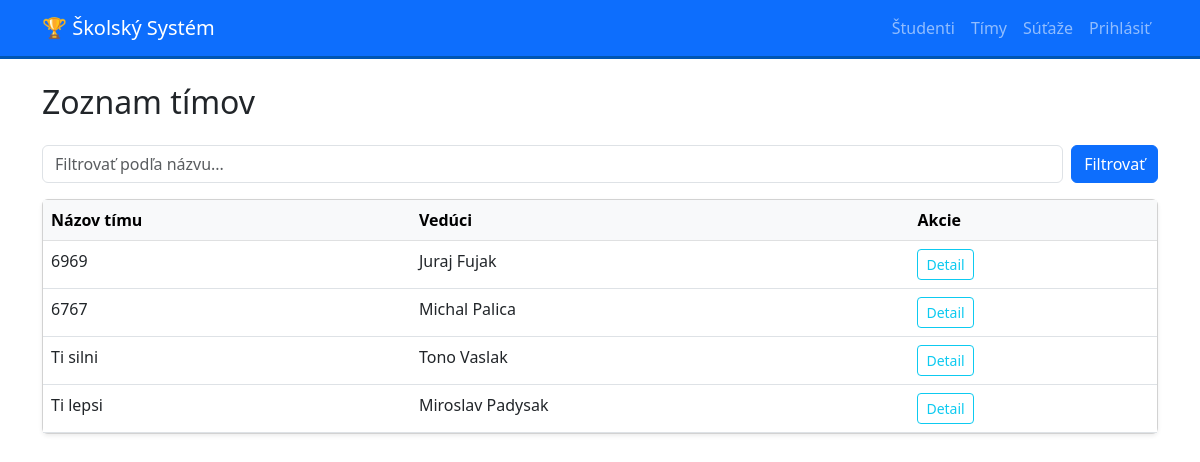
The page /timy/ on the database its author committed.
### core/models.py (models this page shows, shortened)
class Team(models.Model):
    nazov_timu = models.CharField(max_length=100)
    popis = models.TextField(blank=True)
    veduci_timu = models.ForeignKey(Teacher, on_delete=models.SET_NULL, null=True)
    datum_vytvorenia = models.DateField(auto_now_add=True)

class Teacher(models.Model):
    meno = models.CharField(max_length=100)
    priezvisko = models.CharField(max_length=100)
    email = models.EmailField(unique=True)
    def __str__(self):
        return f"{self.meno} {self.priezvisko}"

### core/views.py (the view)
# urls.py: path('timy/', views.team_list, name='team_list'),
def team_list(request):
    teams = Team.objects.all()
    nazov = request.GET.get('nazov')
    if nazov:
        teams = teams.filter(nazov_timu__icontains=nazov)
    return render(request, 'core/team_list.html', {'teams': teams})

### core/templates/core/team_list.html (shortened to what this page needs)
{% extends 'core/base.html' %}
{% block content %}
<div class="d-flex justify-content-between align-items-center mb-3">
    <h2>Zoznam tímov</h2>
</div>
<form method="get" class="d-flex gap-2 mb-3">
    <input type="text" name="nazov" class="form-control" placeholder="Filtrovať podľa názvu..." value="{{ request.GET.nazov }}">
    <button type="submit" class="btn btn-primary">Filtrovať</button>
</form>
<div class="card shadow-sm">
    <div class="card-body p-0">
        <table class="table table-hover mb-0">
            <thead class="table-light">
                <tr>
                    <th>Názov tímu</th>
                    <th>Vedúci</th>
                    <th>Akcie</th>
                </tr>
            </thead>
            <tbody>
                {% for team in teams %}
                <tr>
                    <td>{{ team.nazov_timu }}</td>
                    <td>{{ team.veduci_timu }}</td>
                    <td>
                        <a href="{% url 'team_detail' team.pk %}" class="btn btn-sm btn-outline-info">Detail</a>
                    </td>
                </tr>
                {% empty %}
                <tr>
                    <td colspan="3" class="text-center py-3">Zatiaľ neboli pridané žiadne tímy.</td>
                </tr>
                {% endfor %}
            </tbody>
        </table>
    </div>
</div>
{% endblock %}

### core/static/core/style.css (style rules this page uses)
.card { transition: transform 0.2s; }

### rows shown on the page
Team: nazov_timu "6969", veduci_timu "Juraj Fujak"
Team: nazov_timu "6767", veduci_timu "Michal Palica"
Team: nazov_timu "Ti silni", veduci_timu "Tono Vaslak"
Team: nazov_timu "Ti lepsi", veduci_timu "Miroslav Padysak"
